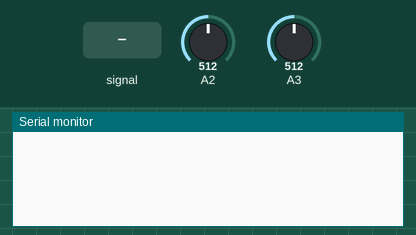
This sketch was run on a simulated Arduino Uno, built with avr-gcc and run on an emulated ATmega328P. Shown: the last lines printed to the serial monitor. The inputs (shaded band) are chosen by the test bench; at power-on: A2 = 512, A3 = 512.

Above: at 1.2 s.
1.3 s: A2 fed a 200 Hz sine of ±81 counts around its level
3.5 s: A2 set to 716
At 4.8 s:
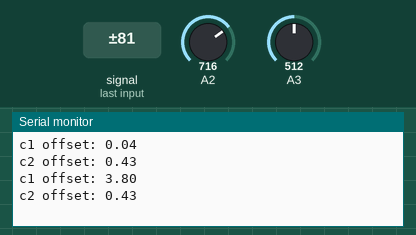
5.0 s: A3 set to 716
At 6.4 s:
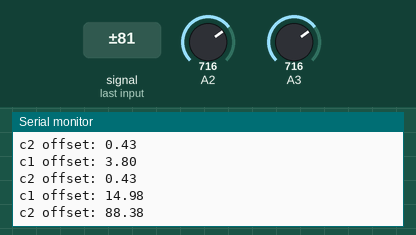
6.5 s: A3 fed a 200 Hz sine of ±81 counts around its level
8.0 s: A2 fed a 1000 Hz sine of ±255 counts around its level
9.5 s: A3 fed a 1000 Hz sine of ±255 counts around its level
Timing chart, 0 to 12.0 s (numbered marks = the images above; inputs shaded):
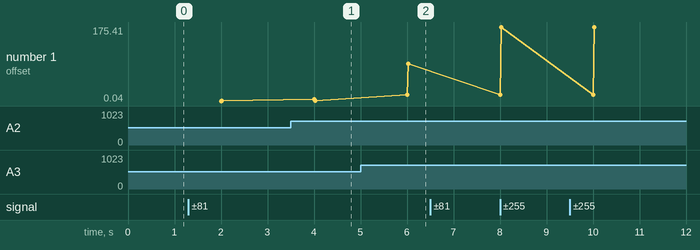

Measured:
- after the input at 3.5 s, the serial monitor: prints a new line after 0.50 s (image 1)
- after the input at 5.0 s, the serial monitor: prints a new line after 1.0 s (image 2)
- plotted number 1: 0.43 → 88.38 after the input at 5.0 s

The sketch:

statsic_correction_values.ino
```cpp
#include <mcp_can.h>
#include <SPI.h>

double calC1 = 0;
double calC2 = 0;

void setup() {
  // put your setup code here, to run once:
  pinMode(A2, INPUT);
  //Channel 2 = a = A3
  pinMode(A3, INPUT);
  Serial.begin(9600);
  // put your setup code here, to run once:

//while (CAN_OK != CAN.begin(CAN_500KBPS))              // init can bus : baudrate = 500k
//    {
//        Serial.println("CAN BUS Shield init fail");
//        Serial.println(" Init CAN BUS Shield again");
//        delay(100);
//    }
//    Serial.println("CAN BUS Shield init ok!");
}

void loop() {
  int starttime = millis();
int endtime = starttime;

double intotalC1 = 0;
double intotalC2 = 0;


//subtract these off start values

double numreadings = 0;


//run thsi loop for however long to get evverages to subtract
while ((endtime - starttime) <=2000) // do this loop for up to 1000mS
{
  int psensorValueC1 = analogRead(A2);
  int psensorValueC2 = analogRead(A3);

  double pVoutC1 = (5.0/1023.0) * psensorValueC1;
  double pVoutC2 = (5.0/1023.0) * psensorValueC2;

  //constants for the current calculation, provided in datasheet
  int pVc = 5; //same in both calculations

  double pGC1 = 0.0667;
  double pGC2 = .0057;

  //formula to calculate the current, given in data sheet
  double pcurrentC1 = (pVoutC1 - (pVc/2.0)) * (1.0/pGC1) * (5.0/pVc);
  double pcurrentC2 = (pVoutC2 - (pVc/2.0)) * (1.0/pGC2) * (5.0/pVc);

  intotalC1 = intotalC1 + pcurrentC1;
  intotalC2 = intotalC2 + pcurrentC2;

numreadings = numreadings + 1;

endtime = millis();
}
  calC1 = intotalC1 / numreadings;
  calC2 = intotalC2 / numreadings;

Serial.print("c1 offset: ");
  Serial.println(calC1);

 Serial.print("c2 offset: ");
  Serial.println(calC2);
}
```
